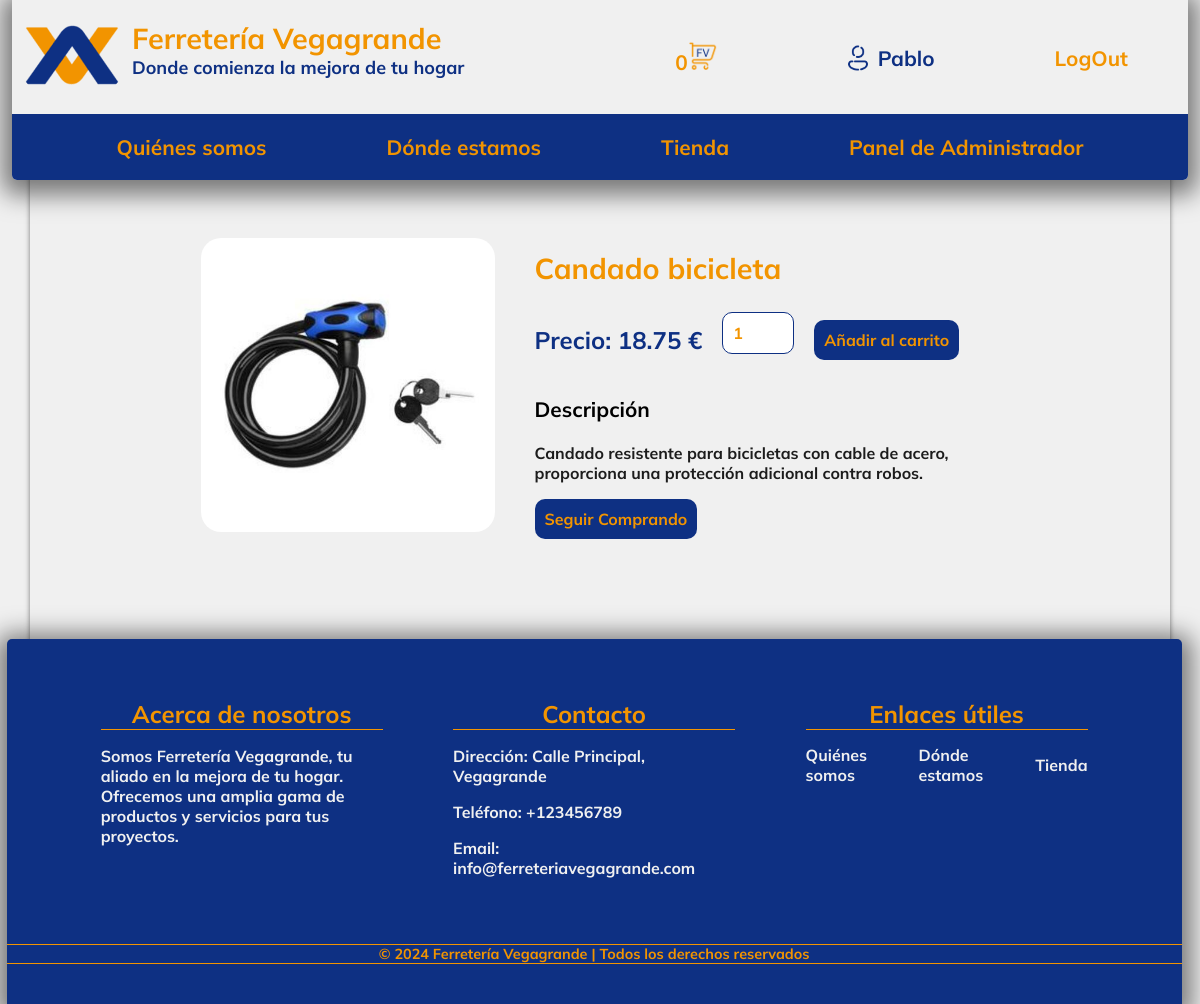
Page /api/product.php?product_id=15 (signed in) on the committed database.
### tables this page shows
CREATE TABLE `productos` (
  `id` int(11) NOT NULL,
  `name` varchar(255) NOT NULL,
  `description` varchar(225) DEFAULT NULL,
  `price` decimal(10,2) NOT NULL,
  `img` varchar(225) NOT NULL
);

### api/product.php (the view, shortened to what this page needs)
<?php
include("header.php");
$conn = connectDB();
if($conn){
    if(isset($_GET['product_id']) && !empty($_GET['product_id'])) {
        $product_id = $_GET['product_id'];
        $query = "SELECT * FROM productos WHERE id = :product_id";
        $statement = $conn->prepare($query);
        $statement->bindParam(':product_id', $product_id);
        $statement->execute();
        $producto = $statement->fetch(PDO::FETCH_ASSOC);
    } else {
        header("Location: ../index.html");
        exit();
    }
} else {
    echo "Error al conectar a la base de datos";
    exit();
}
?>
<!DOCTYPE html>
<html lang="en">
<head>
    <link rel="stylesheet" href="../styles/product.css">
</head>
<body>
<div class="page">
    <div class="item-container">
        <?php if(isset($producto) && !empty($producto)): ?>
            <div class="img-container">
            <img src="../assets/img/productos/<?= $producto['img'] ?>" alt="<?= $producto['name'] ?>">
            </div>
            <div class="item-data-container">
                <h1 class="item-title"><?= $producto['name'] ?></h1>
                <div class="item-buy-container">
                    <h2>Precio: <?= $producto['price']?> €</h2>
                    <input type="number" class="quantity-input" value="1" min="1">
                    <button class="add-to-cart-btn-product" data-product-id="<?php echo $producto['id']; ?>">Añadir al carrito</button>
                </div>
                <div class="item-descriptin-container">
                    <h3 class="h3">Descripción</h3>
                    <p class="parragraf"><?= $producto['description'] ?></p>
                </div>
                <a href="shop.php"><button>Seguir Comprando</button></a>
            </div>
        <?php else: ?>
            <p>No se encontró el producto</p>
        <?php endif; ?>
    </div>
<?php
include("footer.php");
?>
</div>
</body>
</html>

### styles/product.css (style rules this page uses)
.item-container { margin: 80px auto; display: flex; flex-direction: row; width: 70%; }
.img-container { display: flex; width: 400px; align-items: center; justify-content: center }
.img-container img { width:100% ; }
.item-data-container { width: 60%; margin-inline: 40px ; }
.item-buy-container { width: 70%; display: flex; flex-direction: row; justify-content: space-between; align-items: center; }
.item-buy-container button { white-space: nowrap; }
.item-buy-container h2 { white-space: nowrap; }
.item-descriptin-container { width: 100%; }
.item-buy-container input { width: 50px; }
.item-buy-container h2 { color: #0e3083; }

### styles/style.css (style rules this page uses)
body { font-family: Mulish; background-color: #f0f0f0; width: 98%; margin: 0 auto; padding-top: 150px; }
.page { width: 97%; box-shadow: 0 2px 5px rgba(0, 0, 0, 0.5); border-top: 1px solid transparent; margin: 0 auto; }
h1 { color: #f29400; font-size: 2em; }
h2 { color: #f29400; font-size: 1.7em; }
h3 { font-size: 1.5em; }
.parragraf { color: #1c1c1c; font-size: 1.3em; }
img { width: 100px; border-radius: 20px; }
a { color: #f29400; text-decoration: none; transition: 0.3s ease-in-out; }
button { font-family: Mulish; font-size: 1.3em; padding: 10px; border-radius: 10px; border: none; background-color: #0e3083; color: #f29400; cursor: pointer; transition: 0.3s ease-in-out; }
input { font-family: Mulish; color: #f29400; font-size: 1em; border-radius: 10px; margin: 20px; margin-top: 5px; padding: 10px; border: 1px solid #0e3083; border-radius: 10px; }
input::placeholder { color: #f29400; }
@media screen and (width < 1441px) { h1 { color: #f29400; font-size: 1.8em; } }
@media screen and (width < 1441px) { h2 { font-size: 1.5em; } }
@media screen and (width < 1441px) { h3 { font-size: 1.3em; } }
@media screen and (width < 1441px) { .parragraf { color: #1c1c1c; font-size: 1em; } }
@media screen and (width < 1441px) { button { font-size: 1em; } }

### rows in the picture
productos: img (picture), name "Candado bicicleta", price "18.75", description "Candado resistente para bicicletas con cable de acero, proporciona una protección adicional contra robos."

### other values in the picture
$total_productos "0"
$_SESSION['name'] "Pablo"
